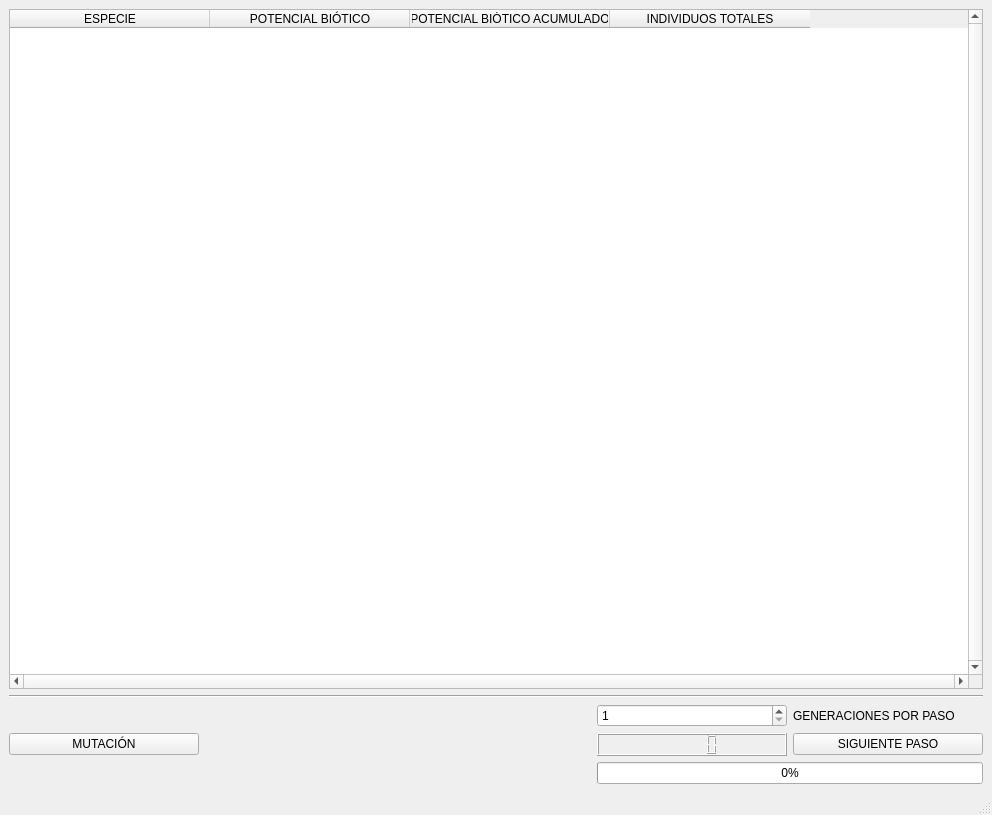
<?xml version="1.0" encoding="UTF-8"?>
<ui version="4.0">
 <class>SIMULATION</class>
 <widget class="QMainWindow" name="SIMULATION">
  <property name="geometry">
   <rect>
    <x>0</x>
    <y>0</y>
    <width>992</width>
    <height>815</height>
   </rect>
  </property>
  <property name="windowTitle">
   <string>SIMULATION</string>
  </property>
  <widget class="QWidget" name="centralwidget">
   <layout class="QGridLayout" name="gridLayout">
    <item row="0" column="1" colspan="5">
     <widget class="QTableWidget" name="Display_Table">
      <property name="verticalScrollBarPolicy">
       <enum>Qt::ScrollBarAlwaysOn</enum>
      </property>
      <property name="horizontalScrollBarPolicy">
       <enum>Qt::ScrollBarAlwaysOn</enum>
      </property>
      <property name="sizeAdjustPolicy">
       <enum>QAbstractScrollArea::AdjustIgnored</enum>
      </property>
      <attribute name="horizontalHeaderCascadingSectionResizes">
       <bool>false</bool>
      </attribute>
      <attribute name="horizontalHeaderDefaultSectionSize">
       <number>200</number>
      </attribute>
      <attribute name="horizontalHeaderMinimumSectionSize">
       <number>49</number>
      </attribute>
      <column>
       <property name="text">
        <string>ESPECIE</string>
       </property>
      </column>
      <column>
       <property name="text">
        <string>POTENCIAL BIÓTICO</string>
       </property>
      </column>
      <column>
       <property name="text">
        <string>POTENCIAL BIÓTICO ACUMULADO</string>
       </property>
      </column>
      <column>
       <property name="text">
        <string>INDIVIDUOS TOTALES</string>
       </property>
      </column>
     </widget>
    </item>
    <item row="4" column="5">
     <widget class="QPushButton" name="NEXT_Button">
      <property name="text">
       <string>SIGUIENTE PASO</string>
      </property>
     </widget>
    </item>
    <item row="4" column="4">
     <widget class="QLCDNumber" name="GEN"/>
    </item>
    <item row="2" column="4">
     <widget class="QSpinBox" name="GEN_STEP">
      <property name="minimum">
       <number>1</number>
      </property>
      <property name="maximum">
       <number>10000</number>
      </property>
      <property name="value">
       <number>1</number>
      </property>
     </widget>
    </item>
    <item row="2" column="5">
     <widget class="QLabel" name="label_9">
      <property name="text">
       <string>GENERACIONES POR PASO</string>
      </property>
     </widget>
    </item>
    <item row="4" column="1">
     <widget class="QPushButton" name="MUT_Button">
      <property name="text">
       <string>MUTACIÓN</string>
      </property>
     </widget>
    </item>
    <item row="1" column="1" colspan="5">
     <widget class="Line" name="line_2">
      <property name="orientation">
       <enum>Qt::Horizontal</enum>
      </property>
     </widget>
    </item>
    <item row="5" column="4" colspan="2">
     <widget class="QProgressBar" name="progressBar">
      <property name="value">
       <number>0</number>
      </property>
     </widget>
    </item>
    <item row="5" column="3">
     <widget class="QLabel" name="Actual">
      <property name="text">
       <string/>
      </property>
     </widget>
    </item>
   </layout>
  </widget>
  <widget class="QMenuBar" name="menubar">
   <property name="geometry">
    <rect>
     <x>0</x>
     <y>0</y>
     <width>992</width>
     <height>26</height>
    </rect>
   </property>
  </widget>
  <widget class="QStatusBar" name="statusbar"/>
 </widget>
 <resources/>
 <connections/>
</ui>
